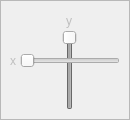
             <widget class="QFrame" name="metadata_position_frame">
              <property name="enabled">
               <bool>false</bool>
              </property>
              <property name="minimumSize">
               <size>
                <width>130</width>
                <height>120</height>
               </size>
              </property>
              <property name="maximumSize">
               <size>
                <width>130</width>
                <height>120</height>
               </size>
              </property>
              <property name="frameShape">
               <enum>QFrame::StyledPanel</enum>
              </property>
              <property name="frameShadow">
               <enum>QFrame::Raised</enum>
              </property>
              <widget class="QSlider" name="metadata_position_y">
               <property name="geometry">
                <rect>
                 <x>60</x>
                 <y>30</y>
                 <width>20</width>
                 <height>80</height>
                </rect>
               </property>
               <property name="minimumSize">
                <size>
                 <width>0</width>
                 <height>80</height>
                </size>
               </property>
               <property name="maximumSize">
                <size>
                 <width>16777215</width>
                 <height>80</height>
                </size>
               </property>
               <property name="value">
                <number>99</number>
               </property>
               <property name="orientation">
                <enum>Qt::Vertical</enum>
               </property>
              </widget>
              <widget class="QSlider" name="metadata_position_x">
               <property name="geometry">
                <rect>
                 <x>20</x>
                 <y>50</y>
                 <width>100</width>
                 <height>22</height>
                </rect>
               </property>
               <property name="minimumSize">
                <size>
                 <width>100</width>
                 <height>0</height>
                </size>
               </property>
               <property name="maximumSize">
                <size>
                 <width>100</width>
                 <height>16777215</height>
                </size>
               </property>
               <property name="value">
                <number>0</number>
               </property>
               <property name="orientation">
                <enum>Qt::Horizontal</enum>
               </property>
              </widget>
              <widget class="QLabel" name="label_10">
               <property name="geometry">
                <rect>
                 <x>10</x>
                 <y>50</y>
                 <width>16</width>
                 <height>21</height>
                </rect>
               </property>
               <property name="text">
                <string>x</string>
               </property>
              </widget>
              <widget class="QLabel" name="label_11">
               <property name="geometry">
                <rect>
                 <x>64</x>
                 <y>10</y>
                 <width>10</width>
                 <height>21</height>
                </rect>
               </property>
               <property name="text">
                <string>y</string>
               </property>
               <property name="alignment">
                <set>Qt::AlignCenter</set>
               </property>
              </widget>
             </widget>
